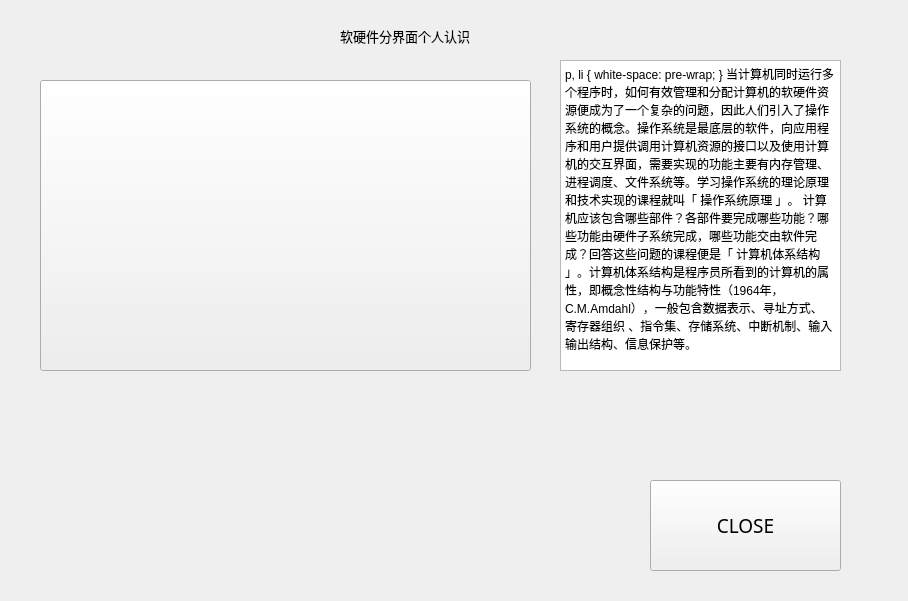
<?xml version="1.0" encoding="UTF-8"?>
<ui version="4.0">
 <class>K1</class>
 <widget class="QWidget" name="K1">
  <property name="geometry">
   <rect>
    <x>0</x>
    <y>0</y>
    <width>908</width>
    <height>601</height>
   </rect>
  </property>
  <property name="minimumSize">
   <size>
    <width>908</width>
    <height>601</height>
   </size>
  </property>
  <property name="maximumSize">
   <size>
    <width>908</width>
    <height>601</height>
   </size>
  </property>
  <property name="windowTitle">
   <string>Form</string>
  </property>
  <widget class="QLabel" name="label">
   <property name="geometry">
    <rect>
     <x>340</x>
     <y>0</y>
     <width>201</width>
     <height>71</height>
    </rect>
   </property>
   <property name="font">
    <font>
     <family>黑体</family>
     <pointsize>10</pointsize>
    </font>
   </property>
   <property name="text">
    <string>软硬件分界面个人认识</string>
   </property>
  </widget>
  <widget class="QTextEdit" name="textEdit">
   <property name="geometry">
    <rect>
     <x>560</x>
     <y>60</y>
     <width>281</width>
     <height>311</height>
    </rect>
   </property>
   <property name="html">
    <string>&lt;!DOCTYPE HTML PUBLIC &quot;-//W3C//DTD HTML 4.0//EN&quot; &quot;http://www.w3.org/TR/REC-html40/strict.dtd&quot;&gt;
&lt;html&gt;&lt;head&gt;&lt;meta name=&quot;qrichtext&quot; content=&quot;1&quot; /&gt;&lt;style type=&quot;text/css&quot;&gt;
p, li { white-space: pre-wrap; }
&lt;/style&gt;&lt;/head&gt;&lt;body style=&quot; font-family:'SimSun'; font-size:7.2pt; font-weight:400; font-style:normal;&quot;&gt;
&lt;p style=&quot; margin-top:12px; margin-bottom:12px; margin-left:0px; margin-right:0px; -qt-block-indent:0; text-indent:0px;&quot;&gt;&lt;span style=&quot; font-size:10pt; font-weight:600;&quot;&gt;当计算机同时运行多个程序时，如何有效管理和分配计算机的软硬件资源便成为了一个复杂的问题，因此人们引入了操作系统的概念。操作系统是最底层的软件，向应用程序和用户提供调用计算机资源的接口以及使用计算机的交互界面，需要实现的功能主要有内存管理、进程调度、文件系统等。学习操作系统的理论原理和技术实现的课程就叫「&lt;/span&gt;&lt;a href=&quot;https://www.zhihu.com/search?q=%E6%93%8D%E4%BD%9C%E7%B3%BB%E7%BB%9F%E5%8E%9F%E7%90%86&amp;amp;search_source=Entity&amp;amp;hybrid_search_source=Entity&amp;amp;hybrid_search_extra=%7B%22sourceType%22%3A%22answer%22%2C%22sourceId%22%3A690957563%7D&quot;&gt;&lt;span style=&quot; font-size:10pt; font-weight:600; text-decoration: underline; color:#0000ff;&quot;&gt;操作系统原理&lt;/span&gt;&lt;/a&gt;&lt;span style=&quot; font-size:10pt; font-weight:600;&quot;&gt;」。&lt;/span&gt;&lt;/p&gt;
&lt;p style=&quot; margin-top:12px; margin-bottom:12px; margin-left:0px; margin-right:0px; -qt-block-indent:0; text-indent:0px;&quot;&gt;&lt;span style=&quot; font-size:10pt; font-weight:600;&quot;&gt;计算机应该包含哪些部件？各部件要完成哪些功能？哪些功能由硬件子系统完成，哪些功能交由软件完成？回答这些问题的课程便是「&lt;/span&gt;&lt;a href=&quot;https://www.zhihu.com/search?q=%E8%AE%A1%E7%AE%97%E6%9C%BA%E4%BD%93%E7%B3%BB%E7%BB%93%E6%9E%84&amp;amp;search_source=Entity&amp;amp;hybrid_search_source=Entity&amp;amp;hybrid_search_extra=%7B%22sourceType%22%3A%22answer%22%2C%22sourceId%22%3A690957563%7D&quot;&gt;&lt;span style=&quot; font-size:10pt; font-weight:600; text-decoration: underline; color:#0000ff;&quot;&gt;计算机体系结构&lt;/span&gt;&lt;/a&gt;&lt;span style=&quot; font-size:10pt; font-weight:600;&quot;&gt;」。计算机体系结构是程序员所看到的计算机的属性，即概念性结构与功能特性（1964年，C.M.Amdahl），一般包含数据表示、寻址方式、&lt;/span&gt;&lt;a href=&quot;https://www.zhihu.com/search?q=%E5%AF%84%E5%AD%98%E5%99%A8%E7%BB%84%E7%BB%87&amp;amp;search_source=Entity&amp;amp;hybrid_search_source=Entity&amp;amp;hybrid_search_extra=%7B%22sourceType%22%3A%22answer%22%2C%22sourceId%22%3A690957563%7D&quot;&gt;&lt;span style=&quot; font-size:10pt; font-weight:600; text-decoration: underline; color:#0000ff;&quot;&gt;寄存器组织&lt;/span&gt;&lt;/a&gt;&lt;span style=&quot; font-size:10pt; font-weight:600;&quot;&gt;、指令集、存储系统、中断机制、输入输出结构、信息保护等。&lt;/span&gt;&lt;/p&gt;
&lt;p style=&quot; margin-top:0px; margin-bottom:0px; margin-left:0px; margin-right:0px; -qt-block-indent:0; text-indent:0px;&quot;&gt;&lt;span style=&quot; font-size:7pt;&quot;&gt;&lt;br /&gt;&lt;br /&gt;&lt;/span&gt;&lt;/p&gt;&lt;/body&gt;&lt;/html&gt;</string>
   </property>
  </widget>
  <widget class="QPushButton" name="pushButton">
   <property name="geometry">
    <rect>
     <x>40</x>
     <y>80</y>
     <width>491</width>
     <height>291</height>
    </rect>
   </property>
   <property name="styleSheet">
    <string notr="true">border-image: url(:/Image/35.png);</string>
   </property>
   <property name="text">
    <string/>
   </property>
  </widget>
  <widget class="QPushButton" name="c1">
   <property name="geometry">
    <rect>
     <x>650</x>
     <y>480</y>
     <width>191</width>
     <height>91</height>
    </rect>
   </property>
   <property name="font">
    <font>
     <family>楷体</family>
     <pointsize>14</pointsize>
    </font>
   </property>
   <property name="text">
    <string>CLOSE</string>
   </property>
  </widget>
 </widget>
 <resources/>
 <connections/>
</ui>
